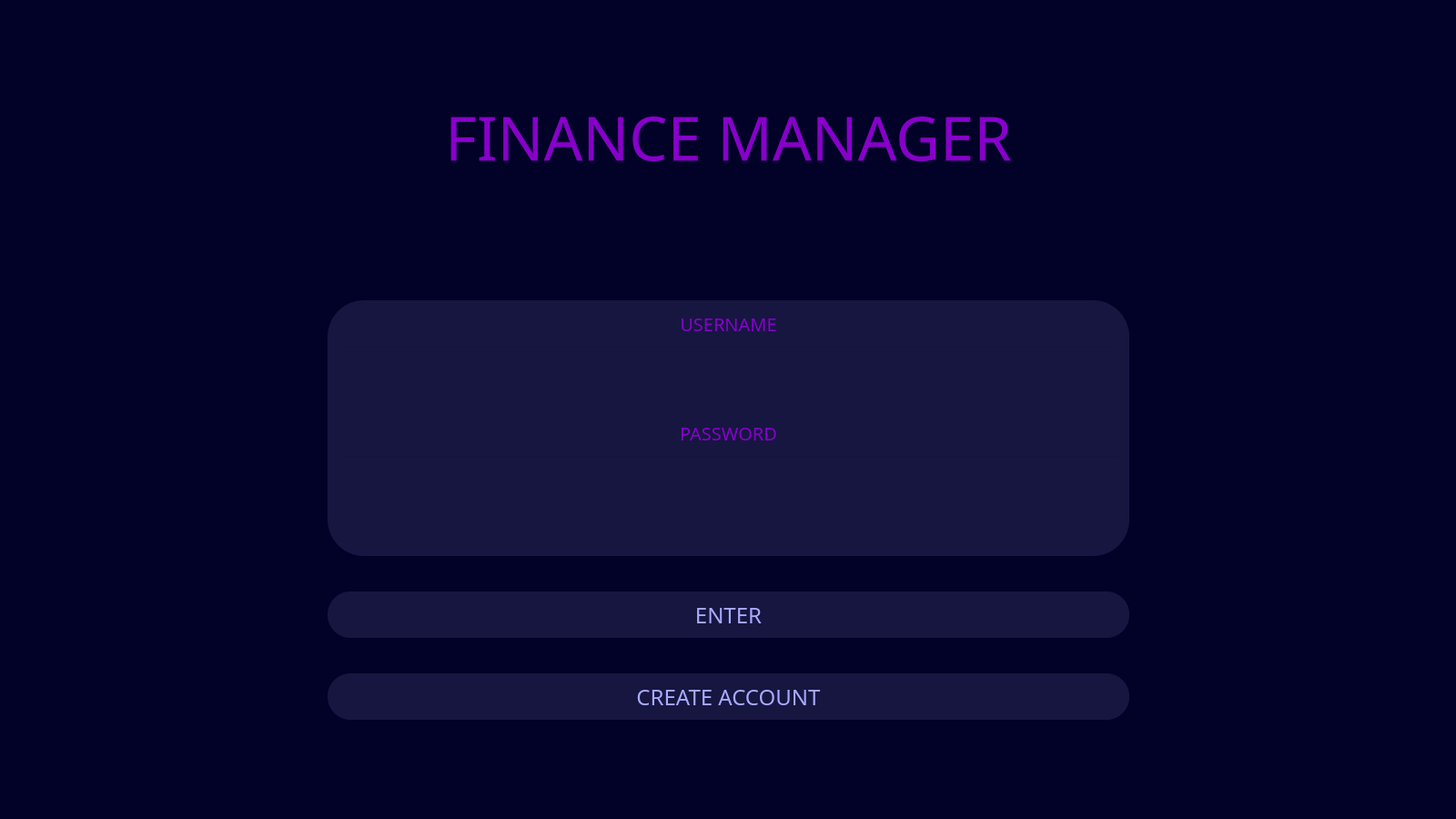
<?xml version="1.0" encoding="UTF-8"?>
<ui version="4.0">
 <class>Dialog</class>
 <widget class="QDialog" name="Dialog">
  <property name="geometry">
   <rect>
    <x>0</x>
    <y>0</y>
    <width>1600</width>
    <height>900</height>
   </rect>
  </property>
  <property name="windowTitle">
   <string>Dialog</string>
  </property>
  <property name="styleSheet">
   <string notr="true">

QDialog#Dialog{
background-color: rgb(2, 2, 40);}</string>
  </property>
  <widget class="QLabel" name="label">
   <property name="geometry">
    <rect>
     <x>0</x>
     <y>90</y>
     <width>1601</width>
     <height>121</height>
    </rect>
   </property>
   <property name="font">
    <font>
     <family>Arial Rounded MT Bold</family>
     <pointsize>50</pointsize>
     <weight>50</weight>
     <italic>false</italic>
     <bold>false</bold>
    </font>
   </property>
   <property name="styleSheet">
    <string notr="true">color:rgb(135, 0, 202); </string>
   </property>
   <property name="text">
    <string>FINANCE MANAGER</string>
   </property>
   <property name="alignment">
    <set>Qt::AlignCenter</set>
   </property>
  </widget>
  <widget class="QPushButton" name="login">
   <property name="geometry">
    <rect>
     <x>360</x>
     <y>650</y>
     <width>881</width>
     <height>51</height>
    </rect>
   </property>
   <property name="palette">
    <palette>
     <active>
      <colorrole role="WindowText">
       <brush brushstyle="SolidPattern">
        <color alpha="255">
         <red>170</red>
         <green>170</green>
         <blue>255</blue>
        </color>
       </brush>
      </colorrole>
      <colorrole role="Button">
       <brush brushstyle="SolidPattern">
        <color alpha="30">
         <red>170</red>
         <green>170</green>
         <blue>255</blue>
        </color>
       </brush>
      </colorrole>
      <colorrole role="Text">
       <brush brushstyle="SolidPattern">
        <color alpha="255">
         <red>170</red>
         <green>170</green>
         <blue>255</blue>
        </color>
       </brush>
      </colorrole>
      <colorrole role="ButtonText">
       <brush brushstyle="SolidPattern">
        <color alpha="255">
         <red>170</red>
         <green>170</green>
         <blue>255</blue>
        </color>
       </brush>
      </colorrole>
      <colorrole role="Base">
       <brush brushstyle="SolidPattern">
        <color alpha="30">
         <red>170</red>
         <green>170</green>
         <blue>255</blue>
        </color>
       </brush>
      </colorrole>
      <colorrole role="Window">
       <brush brushstyle="SolidPattern">
        <color alpha="30">
         <red>170</red>
         <green>170</green>
         <blue>255</blue>
        </color>
       </brush>
      </colorrole>
      <colorrole role="ToolTipText">
       <brush brushstyle="SolidPattern">
        <color alpha="255">
         <red>170</red>
         <green>170</green>
         <blue>255</blue>
        </color>
       </brush>
      </colorrole>
      <colorrole role="PlaceholderText">
       <brush brushstyle="SolidPattern">
        <color alpha="128">
         <red>170</red>
         <green>170</green>
         <blue>255</blue>
        </color>
       </brush>
      </colorrole>
     </active>
     <inactive>
      <colorrole role="WindowText">
       <brush brushstyle="SolidPattern">
        <color alpha="255">
         <red>170</red>
         <green>170</green>
         <blue>255</blue>
        </color>
       </brush>
      </colorrole>
      <colorrole role="Button">
       <brush brushstyle="SolidPattern">
        <color alpha="30">
         <red>170</red>
         <green>170</green>
         <blue>255</blue>
        </color>
       </brush>
      </colorrole>
      <colorrole role="Text">
       <brush brushstyle="SolidPattern">
        <color alpha="255">
         <red>170</red>
         <green>170</green>
         <blue>255</blue>
        </color>
       </brush>
      </colorrole>
      <colorrole role="ButtonText">
       <brush brushstyle="SolidPattern">
        <color alpha="255">
         <red>170</red>
         <green>170</green>
         <blue>255</blue>
        </color>
       </brush>
      </colorrole>
      <colorrole role="Base">
       <brush brushstyle="SolidPattern">
        <color alpha="30">
         <red>170</red>
         <green>170</green>
         <blue>255</blue>
        </color>
       </brush>
      </colorrole>
      <colorrole role="Window">
       <brush brushstyle="SolidPattern">
        <color alpha="30">
         <red>170</red>
         <green>170</green>
         <blue>255</blue>
        </color>
       </brush>
      </colorrole>
      <colorrole role="ToolTipText">
       <brush brushstyle="SolidPattern">
        <color alpha="255">
         <red>170</red>
         <green>170</green>
         <blue>255</blue>
        </color>
       </brush>
      </colorrole>
      <colorrole role="PlaceholderText">
       <brush brushstyle="SolidPattern">
        <color alpha="128">
         <red>170</red>
         <green>170</green>
         <blue>255</blue>
        </color>
       </brush>
      </colorrole>
     </inactive>
     <disabled>
      <colorrole role="WindowText">
       <brush brushstyle="SolidPattern">
        <color alpha="255">
         <red>120</red>
         <green>120</green>
         <blue>120</blue>
        </color>
       </brush>
      </colorrole>
      <colorrole role="Button">
       <brush brushstyle="SolidPattern">
        <color alpha="30">
         <red>170</red>
         <green>170</green>
         <blue>255</blue>
        </color>
       </brush>
      </colorrole>
      <colorrole role="Text">
       <brush brushstyle="SolidPattern">
        <color alpha="255">
         <red>120</red>
         <green>120</green>
         <blue>120</blue>
        </color>
       </brush>
      </colorrole>
      <colorrole role="ButtonText">
       <brush brushstyle="SolidPattern">
        <color alpha="255">
         <red>120</red>
         <green>120</green>
         <blue>120</blue>
        </color>
       </brush>
      </colorrole>
      <colorrole role="Base">
       <brush brushstyle="SolidPattern">
        <color alpha="30">
         <red>170</red>
         <green>170</green>
         <blue>255</blue>
        </color>
       </brush>
      </colorrole>
      <colorrole role="Window">
       <brush brushstyle="SolidPattern">
        <color alpha="30">
         <red>170</red>
         <green>170</green>
         <blue>255</blue>
        </color>
       </brush>
      </colorrole>
      <colorrole role="ToolTipText">
       <brush brushstyle="SolidPattern">
        <color alpha="255">
         <red>170</red>
         <green>170</green>
         <blue>255</blue>
        </color>
       </brush>
      </colorrole>
      <colorrole role="PlaceholderText">
       <brush brushstyle="SolidPattern">
        <color alpha="128">
         <red>0</red>
         <green>0</green>
         <blue>0</blue>
        </color>
       </brush>
      </colorrole>
     </disabled>
    </palette>
   </property>
   <property name="font">
    <font>
     <family>Arial Rounded MT Bold</family>
     <pointsize>18</pointsize>
    </font>
   </property>
   <property name="styleSheet">
    <string notr="true">background-color: rgba(170, 170, 255,30);
border-radius: 25px;</string>
   </property>
   <property name="text">
    <string>ENTER</string>
   </property>
  </widget>
  <widget class="QPushButton" name="createaccbutton">
   <property name="geometry">
    <rect>
     <x>400</x>
     <y>910</y>
     <width>1081</width>
     <height>61</height>
    </rect>
   </property>
   <property name="sizePolicy">
    <sizepolicy hsizetype="Minimum" vsizetype="Fixed">
     <horstretch>0</horstretch>
     <verstretch>0</verstretch>
    </sizepolicy>
   </property>
   <property name="font">
    <font>
     <pointsize>20</pointsize>
    </font>
   </property>
   <property name="styleSheet">
    <string notr="true">font-size: 20pt; color: rgb(255, 255, 255);
background-color: rgb(85, 0, 127);
font-color: rgb(255, 255, 255);</string>
   </property>
   <property name="text">
    <string>CREATE ACCOUNT</string>
   </property>
  </widget>
  <widget class="QLineEdit" name="username">
   <property name="geometry">
    <rect>
     <x>370</x>
     <y>380</y>
     <width>861</width>
     <height>41</height>
    </rect>
   </property>
   <property name="palette">
    <palette>
     <active>
      <colorrole role="WindowText">
       <brush brushstyle="SolidPattern">
        <color alpha="255">
         <red>170</red>
         <green>170</green>
         <blue>255</blue>
        </color>
       </brush>
      </colorrole>
      <colorrole role="Button">
       <brush brushstyle="SolidPattern">
        <color alpha="0">
         <red>135</red>
         <green>0</green>
         <blue>202</blue>
        </color>
       </brush>
      </colorrole>
      <colorrole role="Text">
       <brush brushstyle="SolidPattern">
        <color alpha="255">
         <red>170</red>
         <green>170</green>
         <blue>255</blue>
        </color>
       </brush>
      </colorrole>
      <colorrole role="ButtonText">
       <brush brushstyle="SolidPattern">
        <color alpha="255">
         <red>170</red>
         <green>170</green>
         <blue>255</blue>
        </color>
       </brush>
      </colorrole>
      <colorrole role="Base">
       <brush brushstyle="SolidPattern">
        <color alpha="0">
         <red>135</red>
         <green>0</green>
         <blue>202</blue>
        </color>
       </brush>
      </colorrole>
      <colorrole role="Window">
       <brush brushstyle="SolidPattern">
        <color alpha="0">
         <red>135</red>
         <green>0</green>
         <blue>202</blue>
        </color>
       </brush>
      </colorrole>
      <colorrole role="ToolTipText">
       <brush brushstyle="SolidPattern">
        <color alpha="255">
         <red>170</red>
         <green>170</green>
         <blue>255</blue>
        </color>
       </brush>
      </colorrole>
      <colorrole role="PlaceholderText">
       <brush brushstyle="SolidPattern">
        <color alpha="128">
         <red>170</red>
         <green>170</green>
         <blue>255</blue>
        </color>
       </brush>
      </colorrole>
     </active>
     <inactive>
      <colorrole role="WindowText">
       <brush brushstyle="SolidPattern">
        <color alpha="255">
         <red>170</red>
         <green>170</green>
         <blue>255</blue>
        </color>
       </brush>
      </colorrole>
      <colorrole role="Button">
       <brush brushstyle="SolidPattern">
        <color alpha="0">
         <red>135</red>
         <green>0</green>
         <blue>202</blue>
        </color>
       </brush>
      </colorrole>
      <colorrole role="Text">
       <brush brushstyle="SolidPattern">
        <color alpha="255">
         <red>170</red>
         <green>170</green>
         <blue>255</blue>
        </color>
       </brush>
      </colorrole>
      <colorrole role="ButtonText">
       <brush brushstyle="SolidPattern">
        <color alpha="255">
         <red>170</red>
         <green>170</green>
         <blue>255</blue>
        </color>
       </brush>
      </colorrole>
      <colorrole role="Base">
       <brush brushstyle="SolidPattern">
        <color alpha="0">
         <red>135</red>
         <green>0</green>
         <blue>202</blue>
        </color>
       </brush>
      </colorrole>
      <colorrole role="Window">
       <brush brushstyle="SolidPattern">
        <color alpha="0">
         <red>135</red>
         <green>0</green>
         <blue>202</blue>
        </color>
       </brush>
      </colorrole>
      <colorrole role="ToolTipText">
       <brush brushstyle="SolidPattern">
        <color alpha="255">
         <red>170</red>
         <green>170</green>
         <blue>255</blue>
        </color>
       </brush>
      </colorrole>
      <colorrole role="PlaceholderText">
       <brush brushstyle="SolidPattern">
        <color alpha="128">
         <red>170</red>
         <green>170</green>
         <blue>255</blue>
        </color>
       </brush>
      </colorrole>
     </inactive>
     <disabled>
      <colorrole role="WindowText">
       <brush brushstyle="SolidPattern">
        <color alpha="255">
         <red>120</red>
         <green>120</green>
         <blue>120</blue>
        </color>
       </brush>
      </colorrole>
      <colorrole role="Button">
       <brush brushstyle="SolidPattern">
        <color alpha="0">
         <red>135</red>
         <green>0</green>
         <blue>202</blue>
        </color>
       </brush>
      </colorrole>
      <colorrole role="Text">
       <brush brushstyle="SolidPattern">
        <color alpha="255">
         <red>120</red>
         <green>120</green>
         <blue>120</blue>
        </color>
       </brush>
      </colorrole>
      <colorrole role="ButtonText">
       <brush brushstyle="SolidPattern">
        <color alpha="255">
         <red>120</red>
         <green>120</green>
         <blue>120</blue>
        </color>
       </brush>
      </colorrole>
      <colorrole role="Base">
       <brush brushstyle="SolidPattern">
        <color alpha="0">
         <red>135</red>
         <green>0</green>
         <blue>202</blue>
        </color>
       </brush>
      </colorrole>
      <colorrole role="Window">
       <brush brushstyle="SolidPattern">
        <color alpha="0">
         <red>135</red>
         <green>0</green>
         <blue>202</blue>
        </color>
       </brush>
      </colorrole>
      <colorrole role="ToolTipText">
       <brush brushstyle="SolidPattern">
        <color alpha="255">
         <red>170</red>
         <green>170</green>
         <blue>255</blue>
        </color>
       </brush>
      </colorrole>
      <colorrole role="PlaceholderText">
       <brush brushstyle="SolidPattern">
        <color alpha="128">
         <red>0</red>
         <green>0</green>
         <blue>0</blue>
        </color>
       </brush>
      </colorrole>
     </disabled>
    </palette>
   </property>
   <property name="font">
    <font>
     <family>Arial Nova Light</family>
     <pointsize>12</pointsize>
    </font>
   </property>
   <property name="styleSheet">
    <string notr="true">background-color: rgba(135, 0, 202, 0);
border-color: rgb(135, 0, 202);
</string>
   </property>
   <property name="text">
    <string/>
   </property>
   <property name="alignment">
    <set>Qt::AlignCenter</set>
   </property>
  </widget>
  <widget class="QLabel" name="label_2">
   <property name="geometry">
    <rect>
     <x>370</x>
     <y>330</y>
     <width>861</width>
     <height>51</height>
    </rect>
   </property>
   <property name="font">
    <font>
     <family>Arial Rounded MT Bold</family>
     <pointsize>15</pointsize>
    </font>
   </property>
   <property name="styleSheet">
    <string notr="true">color:rgb(135, 0, 202); </string>
   </property>
   <property name="text">
    <string>USERNAME</string>
   </property>
   <property name="alignment">
    <set>Qt::AlignCenter</set>
   </property>
  </widget>
  <widget class="QLabel" name="label_3">
   <property name="geometry">
    <rect>
     <x>360</x>
     <y>330</y>
     <width>881</width>
     <height>281</height>
    </rect>
   </property>
   <property name="styleSheet">
    <string notr="true">background-color: rgba(170, 170, 255,30);
border-radius: 40px;</string>
   </property>
   <property name="text">
    <string/>
   </property>
  </widget>
  <widget class="QLineEdit" name="password">
   <property name="geometry">
    <rect>
     <x>370</x>
     <y>500</y>
     <width>861</width>
     <height>41</height>
    </rect>
   </property>
   <property name="palette">
    <palette>
     <active>
      <colorrole role="WindowText">
       <brush brushstyle="SolidPattern">
        <color alpha="255">
         <red>170</red>
         <green>170</green>
         <blue>255</blue>
        </color>
       </brush>
      </colorrole>
      <colorrole role="Button">
       <brush brushstyle="SolidPattern">
        <color alpha="0">
         <red>135</red>
         <green>0</green>
         <blue>202</blue>
        </color>
       </brush>
      </colorrole>
      <colorrole role="Text">
       <brush brushstyle="SolidPattern">
        <color alpha="255">
         <red>170</red>
         <green>170</green>
         <blue>255</blue>
        </color>
       </brush>
      </colorrole>
      <colorrole role="ButtonText">
       <brush brushstyle="SolidPattern">
        <color alpha="255">
         <red>170</red>
         <green>170</green>
         <blue>255</blue>
        </color>
       </brush>
      </colorrole>
      <colorrole role="Base">
       <brush brushstyle="SolidPattern">
        <color alpha="0">
         <red>135</red>
         <green>0</green>
         <blue>202</blue>
        </color>
       </brush>
      </colorrole>
      <colorrole role="Window">
       <brush brushstyle="SolidPattern">
        <color alpha="0">
         <red>135</red>
         <green>0</green>
         <blue>202</blue>
        </color>
       </brush>
      </colorrole>
      <colorrole role="ToolTipText">
       <brush brushstyle="SolidPattern">
        <color alpha="255">
         <red>170</red>
         <green>170</green>
         <blue>255</blue>
        </color>
       </brush>
      </colorrole>
      <colorrole role="PlaceholderText">
       <brush brushstyle="SolidPattern">
        <color alpha="128">
         <red>170</red>
         <green>170</green>
         <blue>255</blue>
        </color>
       </brush>
      </colorrole>
     </active>
     <inactive>
      <colorrole role="WindowText">
       <brush brushstyle="SolidPattern">
        <color alpha="255">
         <red>170</red>
         <green>170</green>
         <blue>255</blue>
        </color>
       </brush>
      </colorrole>
      <colorrole role="Button">
       <brush brushstyle="SolidPattern">
        <color alpha="0">
         <red>135</red>
         <green>0</green>
         <blue>202</blue>
        </color>
       </brush>
      </colorrole>
      <colorrole role="Text">
       <brush brushstyle="SolidPattern">
        <color alpha="255">
         <red>170</red>
         <green>170</green>
         <blue>255</blue>
        </color>
       </brush>
      </colorrole>
      <colorrole role="ButtonText">
       <brush brushstyle="SolidPattern">
        <color alpha="255">
         <red>170</red>
         <green>170</green>
         <blue>255</blue>
        </color>
       </brush>
      </colorrole>
      <colorrole role="Base">
       <brush brushstyle="SolidPattern">
        <color alpha="0">
         <red>135</red>
         <green>0</green>
         <blue>202</blue>
        </color>
       </brush>
      </colorrole>
      <colorrole role="Window">
       <brush brushstyle="SolidPattern">
        <color alpha="0">
         <red>135</red>
         <green>0</green>
         <blue>202</blue>
        </color>
       </brush>
      </colorrole>
      <colorrole role="ToolTipText">
       <brush brushstyle="SolidPattern">
        <color alpha="255">
         <red>170</red>
         <green>170</green>
         <blue>255</blue>
        </color>
       </brush>
      </colorrole>
      <colorrole role="PlaceholderText">
       <brush brushstyle="SolidPattern">
        <color alpha="128">
         <red>170</red>
         <green>170</green>
         <blue>255</blue>
        </color>
       </brush>
      </colorrole>
     </inactive>
     <disabled>
      <colorrole role="WindowText">
       <brush brushstyle="SolidPattern">
        <color alpha="255">
         <red>120</red>
         <green>120</green>
         <blue>120</blue>
        </color>
       </brush>
      </colorrole>
      <colorrole role="Button">
       <brush brushstyle="SolidPattern">
        <color alpha="0">
         <red>135</red>
         <green>0</green>
         <blue>202</blue>
        </color>
       </brush>
      </colorrole>
      <colorrole role="Text">
       <brush brushstyle="SolidPattern">
        <color alpha="255">
         <red>120</red>
         <green>120</green>
         <blue>120</blue>
        </color>
       </brush>
      </colorrole>
      <colorrole role="ButtonText">
       <brush brushstyle="SolidPattern">
        <color alpha="255">
         <red>120</red>
         <green>120</green>
         <blue>120</blue>
        </color>
       </brush>
      </colorrole>
      <colorrole role="Base">
       <brush brushstyle="SolidPattern">
        <color alpha="0">
         <red>135</red>
         <green>0</green>
         <blue>202</blue>
        </color>
       </brush>
      </colorrole>
      <colorrole role="Window">
       <brush brushstyle="SolidPattern">
        <color alpha="0">
         <red>135</red>
         <green>0</green>
         <blue>202</blue>
        </color>
       </brush>
      </colorrole>
      <colorrole role="ToolTipText">
       <brush brushstyle="SolidPattern">
        <color alpha="255">
         <red>170</red>
         <green>170</green>
         <blue>255</blue>
        </color>
       </brush>
      </colorrole>
      <colorrole role="PlaceholderText">
       <brush brushstyle="SolidPattern">
        <color alpha="128">
         <red>0</red>
         <green>0</green>
         <blue>0</blue>
        </color>
       </brush>
      </colorrole>
     </disabled>
    </palette>
   </property>
   <property name="font">
    <font>
     <family>Arial Nova Light</family>
     <pointsize>12</pointsize>
    </font>
   </property>
   <property name="styleSheet">
    <string notr="true">background-color: rgba(135, 0, 202, 0);
border-color: rgb(135, 0, 202);
</string>
   </property>
   <property name="text">
    <string/>
   </property>
   <property name="alignment">
    <set>Qt::AlignCenter</set>
   </property>
  </widget>
  <widget class="QLabel" name="label_4">
   <property name="geometry">
    <rect>
     <x>370</x>
     <y>450</y>
     <width>861</width>
     <height>51</height>
    </rect>
   </property>
   <property name="font">
    <font>
     <family>Arial Rounded MT Bold</family>
     <pointsize>15</pointsize>
    </font>
   </property>
   <property name="styleSheet">
    <string notr="true">color:rgb(135, 0, 202); </string>
   </property>
   <property name="text">
    <string>PASSWORD</string>
   </property>
   <property name="alignment">
    <set>Qt::AlignCenter</set>
   </property>
  </widget>
  <widget class="QLabel" name="error">
   <property name="geometry">
    <rect>
     <x>360</x>
     <y>560</y>
     <width>881</width>
     <height>41</height>
    </rect>
   </property>
   <property name="palette">
    <palette>
     <active>
      <colorrole role="WindowText">
       <brush brushstyle="SolidPattern">
        <color alpha="255">
         <red>170</red>
         <green>170</green>
         <blue>255</blue>
        </color>
       </brush>
      </colorrole>
      <colorrole role="Text">
       <brush brushstyle="SolidPattern">
        <color alpha="255">
         <red>170</red>
         <green>170</green>
         <blue>255</blue>
        </color>
       </brush>
      </colorrole>
      <colorrole role="ButtonText">
       <brush brushstyle="SolidPattern">
        <color alpha="255">
         <red>170</red>
         <green>170</green>
         <blue>255</blue>
        </color>
       </brush>
      </colorrole>
      <colorrole role="Base">
       <brush brushstyle="SolidPattern">
        <color alpha="255">
         <red>170</red>
         <green>170</green>
         <blue>255</blue>
        </color>
       </brush>
      </colorrole>
      <colorrole role="Window">
       <brush brushstyle="SolidPattern">
        <color alpha="255">
         <red>170</red>
         <green>170</green>
         <blue>255</blue>
        </color>
       </brush>
      </colorrole>
      <colorrole role="PlaceholderText">
       <brush brushstyle="SolidPattern">
        <color alpha="128">
         <red>170</red>
         <green>170</green>
         <blue>255</blue>
        </color>
       </brush>
      </colorrole>
     </active>
     <inactive>
      <colorrole role="WindowText">
       <brush brushstyle="SolidPattern">
        <color alpha="255">
         <red>170</red>
         <green>170</green>
         <blue>255</blue>
        </color>
       </brush>
      </colorrole>
      <colorrole role="Text">
       <brush brushstyle="SolidPattern">
        <color alpha="255">
         <red>170</red>
         <green>170</green>
         <blue>255</blue>
        </color>
       </brush>
      </colorrole>
      <colorrole role="ButtonText">
       <brush brushstyle="SolidPattern">
        <color alpha="255">
         <red>170</red>
         <green>170</green>
         <blue>255</blue>
        </color>
       </brush>
      </colorrole>
      <colorrole role="Base">
       <brush brushstyle="SolidPattern">
        <color alpha="255">
         <red>170</red>
         <green>170</green>
         <blue>255</blue>
        </color>
       </brush>
      </colorrole>
      <colorrole role="Window">
       <brush brushstyle="SolidPattern">
        <color alpha="255">
         <red>170</red>
         <green>170</green>
         <blue>255</blue>
        </color>
       </brush>
      </colorrole>
      <colorrole role="PlaceholderText">
       <brush brushstyle="SolidPattern">
        <color alpha="128">
         <red>170</red>
         <green>170</green>
         <blue>255</blue>
        </color>
       </brush>
      </colorrole>
     </inactive>
     <disabled>
      <colorrole role="WindowText">
       <brush brushstyle="SolidPattern">
        <color alpha="255">
         <red>120</red>
         <green>120</green>
         <blue>120</blue>
        </color>
       </brush>
      </colorrole>
      <colorrole role="Text">
       <brush brushstyle="SolidPattern">
        <color alpha="255">
         <red>120</red>
         <green>120</green>
         <blue>120</blue>
        </color>
       </brush>
      </colorrole>
      <colorrole role="ButtonText">
       <brush brushstyle="SolidPattern">
        <color alpha="255">
         <red>120</red>
         <green>120</green>
         <blue>120</blue>
        </color>
       </brush>
      </colorrole>
      <colorrole role="Base">
       <brush brushstyle="SolidPattern">
        <color alpha="255">
         <red>170</red>
         <green>170</green>
         <blue>255</blue>
        </color>
       </brush>
      </colorrole>
      <colorrole role="Window">
       <brush brushstyle="SolidPattern">
        <color alpha="255">
         <red>170</red>
         <green>170</green>
         <blue>255</blue>
        </color>
       </brush>
      </colorrole>
      <colorrole role="PlaceholderText">
       <brush brushstyle="SolidPattern">
        <color alpha="128">
         <red>0</red>
         <green>0</green>
         <blue>0</blue>
        </color>
       </brush>
      </colorrole>
     </disabled>
    </palette>
   </property>
   <property name="font">
    <font>
     <family>Arial Rounded MT Bold</family>
     <pointsize>14</pointsize>
    </font>
   </property>
   <property name="styleSheet">
    <string notr="true"/>
   </property>
   <property name="text">
    <string/>
   </property>
   <property name="alignment">
    <set>Qt::AlignCenter</set>
   </property>
  </widget>
  <widget class="QPushButton" name="createacc">
   <property name="geometry">
    <rect>
     <x>360</x>
     <y>740</y>
     <width>881</width>
     <height>51</height>
    </rect>
   </property>
   <property name="palette">
    <palette>
     <active>
      <colorrole role="WindowText">
       <brush brushstyle="SolidPattern">
        <color alpha="255">
         <red>170</red>
         <green>170</green>
         <blue>255</blue>
        </color>
       </brush>
      </colorrole>
      <colorrole role="Button">
       <brush brushstyle="SolidPattern">
        <color alpha="30">
         <red>170</red>
         <green>170</green>
         <blue>255</blue>
        </color>
       </brush>
      </colorrole>
      <colorrole role="Text">
       <brush brushstyle="SolidPattern">
        <color alpha="255">
         <red>170</red>
         <green>170</green>
         <blue>255</blue>
        </color>
       </brush>
      </colorrole>
      <colorrole role="ButtonText">
       <brush brushstyle="SolidPattern">
        <color alpha="255">
         <red>170</red>
         <green>170</green>
         <blue>255</blue>
        </color>
       </brush>
      </colorrole>
      <colorrole role="Base">
       <brush brushstyle="SolidPattern">
        <color alpha="30">
         <red>170</red>
         <green>170</green>
         <blue>255</blue>
        </color>
       </brush>
      </colorrole>
      <colorrole role="Window">
       <brush brushstyle="SolidPattern">
        <color alpha="30">
         <red>170</red>
         <green>170</green>
         <blue>255</blue>
        </color>
       </brush>
      </colorrole>
      <colorrole role="ToolTipText">
       <brush brushstyle="SolidPattern">
        <color alpha="255">
         <red>170</red>
         <green>170</green>
         <blue>255</blue>
        </color>
       </brush>
      </colorrole>
      <colorrole role="PlaceholderText">
       <brush brushstyle="SolidPattern">
        <color alpha="128">
         <red>170</red>
         <green>170</green>
         <blue>255</blue>
        </color>
       </brush>
      </colorrole>
     </active>
     <inactive>
      <colorrole role="WindowText">
       <brush brushstyle="SolidPattern">
        <color alpha="255">
         <red>170</red>
         <green>170</green>
         <blue>255</blue>
        </color>
       </brush>
      </colorrole>
      <colorrole role="Button">
       <brush brushstyle="SolidPattern">
        <color alpha="30">
         <red>170</red>
         <green>170</green>
         <blue>255</blue>
        </color>
       </brush>
      </colorrole>
      <colorrole role="Text">
       <brush brushstyle="SolidPattern">
        <color alpha="255">
         <red>170</red>
         <green>170</green>
         <blue>255</blue>
        </color>
       </brush>
      </colorrole>
      <colorrole role="ButtonText">
       <brush brushstyle="SolidPattern">
        <color alpha="255">
         <red>170</red>
         <green>170</green>
         <blue>255</blue>
        </color>
       </brush>
      </colorrole>
      <colorrole role="Base">
       <brush brushstyle="SolidPattern">
        <color alpha="30">
         <red>170</red>
         <green>170</green>
         <blue>255</blue>
        </color>
       </brush>
      </colorrole>
      <colorrole role="Window">
       <brush brushstyle="SolidPattern">
        <color alpha="30">
         <red>170</red>
         <green>170</green>
         <blue>255</blue>
        </color>
       </brush>
      </colorrole>
      <colorrole role="ToolTipText">
       <brush brushstyle="SolidPattern">
        <color alpha="255">
         <red>170</red>
         <green>170</green>
         <blue>255</blue>
        </color>
       </brush>
      </colorrole>
      <colorrole role="PlaceholderText">
       <brush brushstyle="SolidPattern">
        <color alpha="128">
         <red>170</red>
         <green>170</green>
         <blue>255</blue>
        </color>
       </brush>
      </colorrole>
     </inactive>
     <disabled>
      <colorrole role="WindowText">
       <brush brushstyle="SolidPattern">
        <color alpha="255">
         <red>120</red>
         <green>120</green>
         <blue>120</blue>
        </color>
       </brush>
      </colorrole>
      <colorrole role="Button">
       <brush brushstyle="SolidPattern">
        <color alpha="30">
         <red>170</red>
         <green>170</green>
         <blue>255</blue>
        </color>
       </brush>
      </colorrole>
      <colorrole role="Text">
       <brush brushstyle="SolidPattern">
        <color alpha="255">
         <red>120</red>
         <green>120</green>
         <blue>120</blue>
        </color>
       </brush>
      </colorrole>
      <colorrole role="ButtonText">
       <brush brushstyle="SolidPattern">
        <color alpha="255">
         <red>120</red>
         <green>120</green>
         <blue>120</blue>
        </color>
       </brush>
      </colorrole>
      <colorrole role="Base">
       <brush brushstyle="SolidPattern">
        <color alpha="30">
         <red>170</red>
         <green>170</green>
         <blue>255</blue>
        </color>
       </brush>
      </colorrole>
      <colorrole role="Window">
       <brush brushstyle="SolidPattern">
        <color alpha="30">
         <red>170</red>
         <green>170</green>
         <blue>255</blue>
        </color>
       </brush>
      </colorrole>
      <colorrole role="ToolTipText">
       <brush brushstyle="SolidPattern">
        <color alpha="255">
         <red>170</red>
         <green>170</green>
         <blue>255</blue>
        </color>
       </brush>
      </colorrole>
      <colorrole role="PlaceholderText">
       <brush brushstyle="SolidPattern">
        <color alpha="128">
         <red>0</red>
         <green>0</green>
         <blue>0</blue>
        </color>
       </brush>
      </colorrole>
     </disabled>
    </palette>
   </property>
   <property name="font">
    <font>
     <family>Arial Rounded MT Bold</family>
     <pointsize>18</pointsize>
    </font>
   </property>
   <property name="styleSheet">
    <string notr="true">background-color: rgba(170, 170, 255,30);
border-radius: 25px;</string>
   </property>
   <property name="text">
    <string>CREATE ACCOUNT</string>
   </property>
  </widget>
  <zorder>label_3</zorder>
  <zorder>label</zorder>
  <zorder>login</zorder>
  <zorder>createaccbutton</zorder>
  <zorder>username</zorder>
  <zorder>label_2</zorder>
  <zorder>password</zorder>
  <zorder>label_4</zorder>
  <zorder>error</zorder>
  <zorder>createacc</zorder>
 </widget>
 <resources/>
 <connections/>
</ui>
